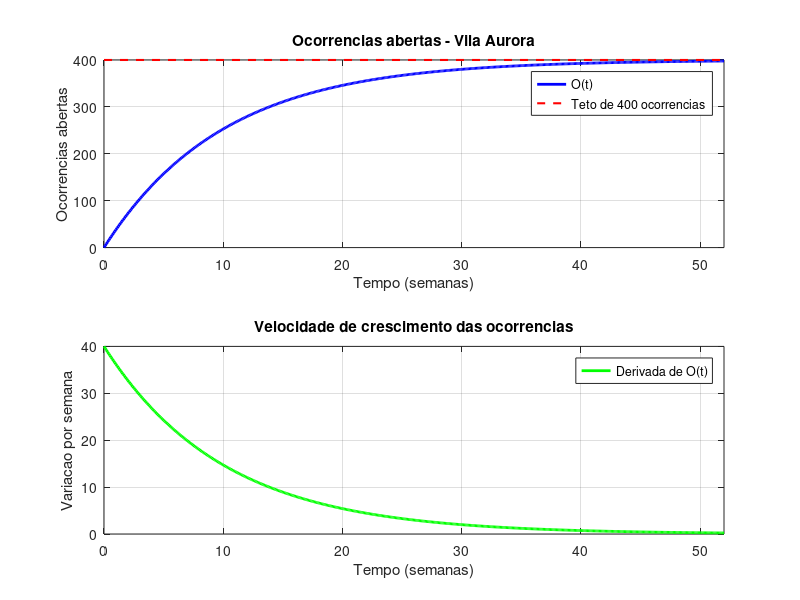

The MATLAB script that drew this image:
% Intervalo de tempo (0 a 52 semanas)
t = 0:0.1:52;

% Funcao das ocorrencias abertas
O = 400 * (1 - exp(-0.1 * t));

% Derivada da funcao
Od = 40 * exp(-0.1 * t);

% Criacao da figura com dois graficos
figure;

% Grafico 1 - Ocorrencias abertas
subplot(2,1,1);

plot(t, O, 'b', 'LineWidth', 2);
hold on;

% Teto de ocorrencias
plot([0 52], [400 400], 'r--', 'LineWidth', 1.5);

xlim([0 52]);
title('Ocorrencias abertas - Vila Aurora');
xlabel('Tempo (semanas)');
ylabel('Ocorrencias abertas');
legend('O(t)', 'Teto de 400 ocorrencias');
grid on;

% Grafico 2 - Derivada das ocorrencias
subplot(2,1,2);

plot(t, Od, 'g', 'LineWidth', 2);

xlim([0 52]);
title('Velocidade de crescimento das ocorrencias');
xlabel('Tempo (semanas)');
ylabel('Variacao por semana');
legend('Derivada de O(t)');
grid on;
